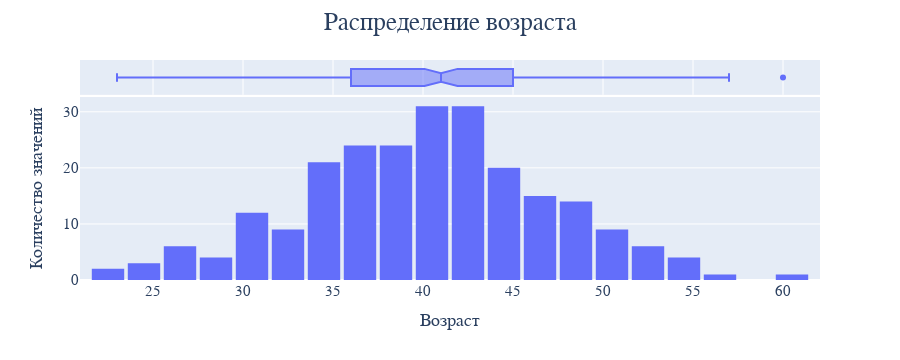

Source (notebook cell):
### Markdown cell above
### `Возраст`

### Code cell
fig = px.histogram(df, x='Возраст', marginal='box')

fig.update_layout(
    title='Распределение возраста',
    yaxis_title='Количество значений',
    xaxis_title='Возраст'
)
fig.show()

### Figure 1 — Plotly figure (JSON) as saved in the notebook; plotly's stock layout.template omitted (floating-point values rounded to 4 significant figures; data arrays with more than 128 entries replaced by an {"elided": "..."} marker saying what was removed)
{"data": [{"alignmentgroup": "True", "bingroup": "x", "hovertemplate": "Возраст=%{x}<br>count=%{y}<extra></extra>", "legendgroup": "", "marker": {"color": "#636efa", "pattern": {"shape": ""}}, "name": "", "offsetgroup": "", "orientation": "v", "showlegend": false, "type": "histogram", "x": {"elided": "237 int values"}, "xaxis": "x", "yaxis": "y"}, {"alignmentgroup": "True", "hovertemplate": "Возраст=%{x}<extra></extra>", "legendgroup": "", "marker": {"color": "#636efa"}, "name": "", "notched": true, "offsetgroup": "", "showlegend": false, "type": "box", "x": {"elided": "237 int values"}, "xaxis": "x2", "yaxis": "y2"}], "layout": {"barmode": "relative", "height": 360, "legend": {"tracegroupgap": 0}, "margin": {"t": 60}, "title": {"text": "Распределение возраста"}, "width": 900, "xaxis": {"anchor": "y", "autorange": true, "domain": [0, 1], "range": [20.94, 62.06], "title": {"text": "Возраст"}, "type": "linear"}, "xaxis2": {"anchor": "y2", "autorange": true, "domain": [0, 1], "matches": "x", "range": [20.94, 62.06], "showgrid": true, "showticklabels": false, "type": "linear"}, "yaxis": {"anchor": "x", "autorange": true, "domain": [0, 0.8316], "range": [0, 32.63], "title": {"text": "Количество значений"}}, "yaxis2": {"anchor": "x2", "autorange": true, "domain": [0.8416, 1], "matches": "y2", "range": [-0.5, 0.5], "showgrid": false, "showline": false, "showticklabels": false, "ticks": "", "type": "category"}}}
